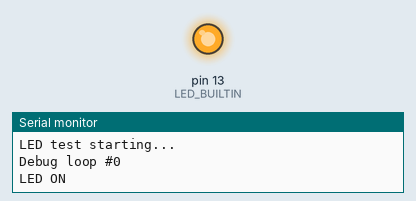
Recording of a sketch running on a simulated Arduino Uno, built with avr-gcc and run on an emulated ATmega328P. Parts: output pins drawn as LEDs (lit = HIGH), the last lines printed to the serial monitor.

Above: at 0.3 s.
At 10.8 s:
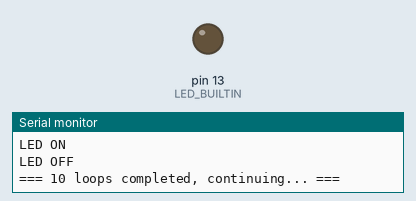
Timing chart, 0 to 15.7 s (numbered marks = the images above):
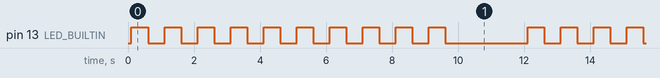

Measured:
- by itself, pin 13 (LED_BUILTIN): repeats every 12.0 s: 9 × (LOW 0.50 s, HIGH 0.50 s), LOW 2.5 s, HIGH 0.50 s
- by itself, everything shown: repeats every 12.0 s, in 20 steps

The sketch:

debug_basic.ino
```cpp
/*
  Basic Debug Sketch - Test Serial Communication
  This sketch only tests if serial communication is working
*/

void setup() {
  Serial.begin(9600);

  // Wait for serial port to connect
  while (!Serial) {
    delay(10);
  }

  Serial.println("=== DEBUG: Serial communication working! ===");
  Serial.println("Arduino UNO R4 WiFi - Basic Debug Test");
  Serial.println("If you see this, serial is working fine.");

  // Test built-in LED too
  pinMode(LED_BUILTIN, OUTPUT);
  Serial.println("LED test starting...");
}

void loop() {
  static int counter = 0;

  Serial.print("Debug loop #");
  Serial.println(counter++);

  // Blink LED to show it's running
  digitalWrite(LED_BUILTIN, HIGH);
  Serial.println("LED ON");
  delay(500);

  digitalWrite(LED_BUILTIN, LOW);
  Serial.println("LED OFF");
  delay(500);

  if (counter >= 10) {
    Serial.println("=== 10 loops completed, continuing... ===");
    counter = 0;
    delay(2000);
  }
}
```
